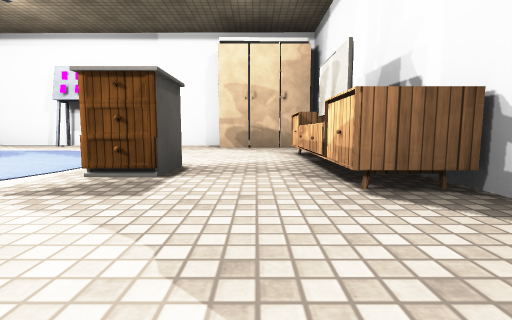
View 1 (above)

12 first-person views from a walk through a Unity game level. The camera is 0.35 m above the floor, tilts 6° down and sees 85° across. The floor is counted in squares, 1 m on a side. Each view is taken from the middle of a square. On the plan, view 1 faces up. The plan holds only what a view shows up to about 9 squares ahead; the rest is blank. The place goes on beyond the plan. The player is left out. Door leaves are left out, so doorways stand open. Some surface patterns are stand-ins.

View 2
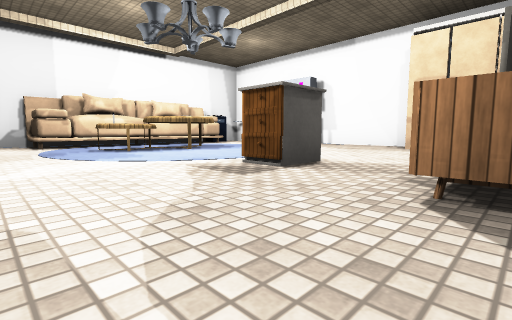

View 3
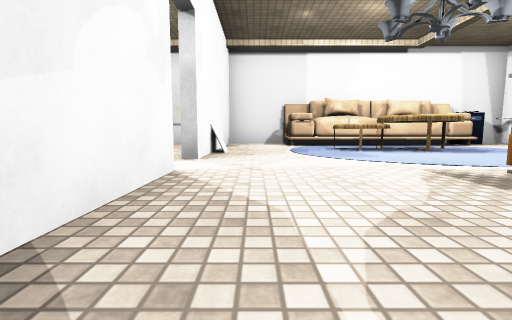

View 4
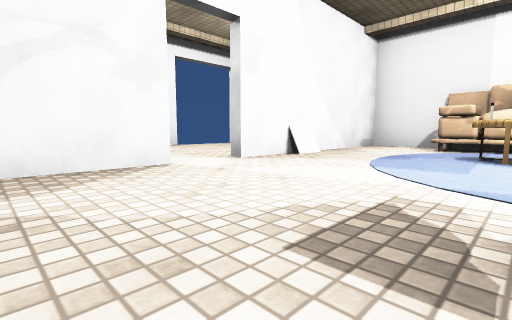

View 5
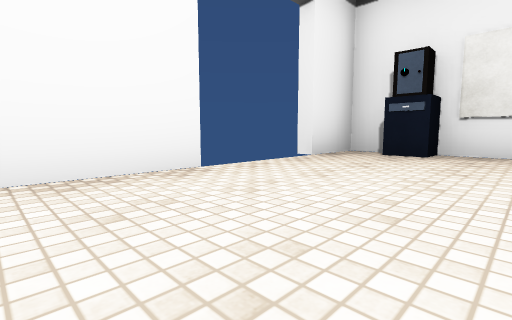

View 6
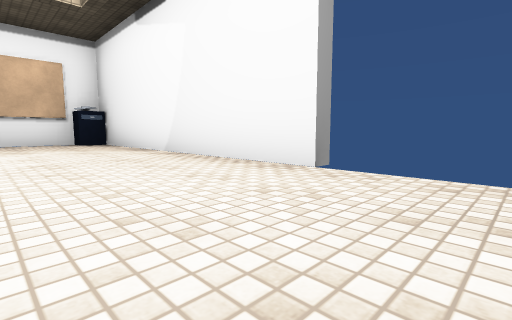

View 7
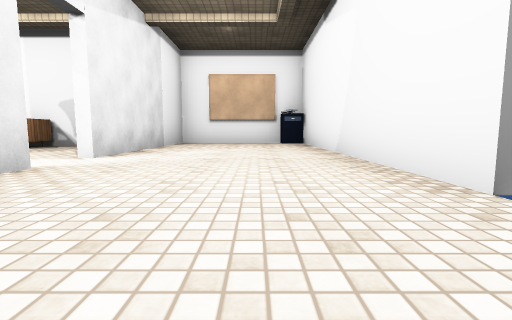

View 8
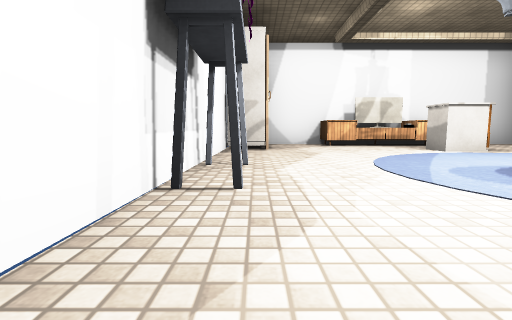

View 9
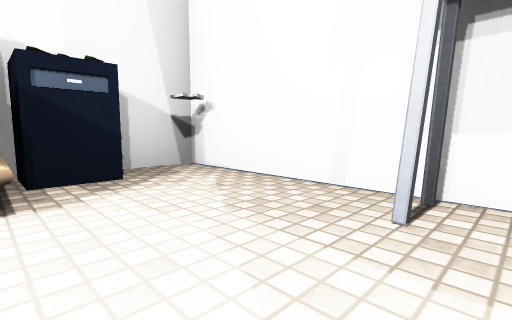

View 10
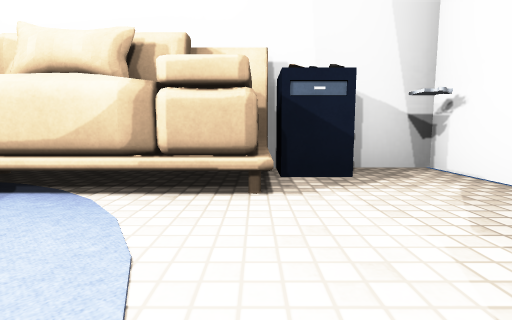

View 11
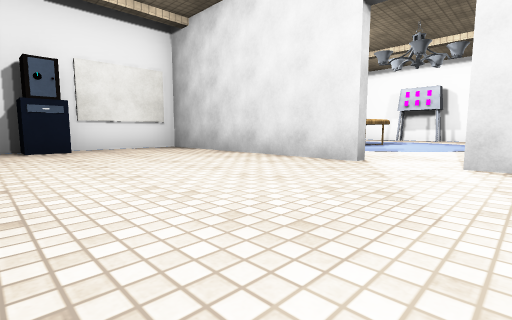

View 12
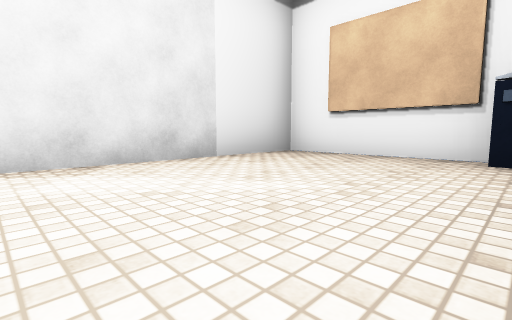

### Floor plan
Points are (right, up) in squares from view 1. A wall is a line through its corners. A room is listed if a view was taken in it or the views show most of it. See-through windows are left out.
Room 1 (views 1, 2, 3, 4, 8, 9, 10)
walls: (1.3, 4.5) (1.3, 5.5); (-1.5, -0.7) (0.3, -0.7); (-0.6, 6.6) (-6.6, 6.6) (-6.6, 5.9); (1.3, -0.8) (1.3, 1.5); (-6.6, 5.2) (-6.6, -0.7) (-2.4, -0.7)
low walls: (-4.1, -0.5) (-3.5, -0.5)
ways out: open door at (-2, -1) to room 2
objects: other object (-6, 1); rug (-6, 2) to (-6, 4); drawers (-6, 5); table (-4, 2) to (-4, 3); other object (-4, 6) to (-3, 6); drawers (-1, 2); drawers (-1, 3); closet (-1, 6) to (1, 7); drawers (1, 2); TV (1, 3); drawers (1, 4)
Room 2 (views 5, 6, 7, 11, 12)
walls: (-3.6, -4.3) (2.2, -4.3); (-2.4, -0.9) (-6.6, -0.9) (-6.6, -4.3) (-5.4, -4.3); (3, -3.6) (3, -0.9) (-1.5, -0.9)
ways out: open door at (-2, -1) to room 1; open door at (-4.5, -4.5)
objects: drawers (-6, -3); drawers (3, -4)

Where each view was taken, in squares from view 1:
view 1: 0 up, 0 right, facing up
view 2: 0 up, 1 right, facing up-left
view 3: 0 up, 1 right, facing left
view 4: 2 up, 0 right, facing down-left
view 5: 2 down, 2 left, facing down-left
view 6: 2 down, 5 left, facing down-right
view 7: 3 down, 5 left, facing right
view 8: 6 up, 6 left, facing right
view 9: 5 up, 4 left, facing up-left
view 10: 5 up, 4 left, facing left
view 11: 4 down, 1 left, facing up-left
view 12: 4 down, 1 left, facing up-right
